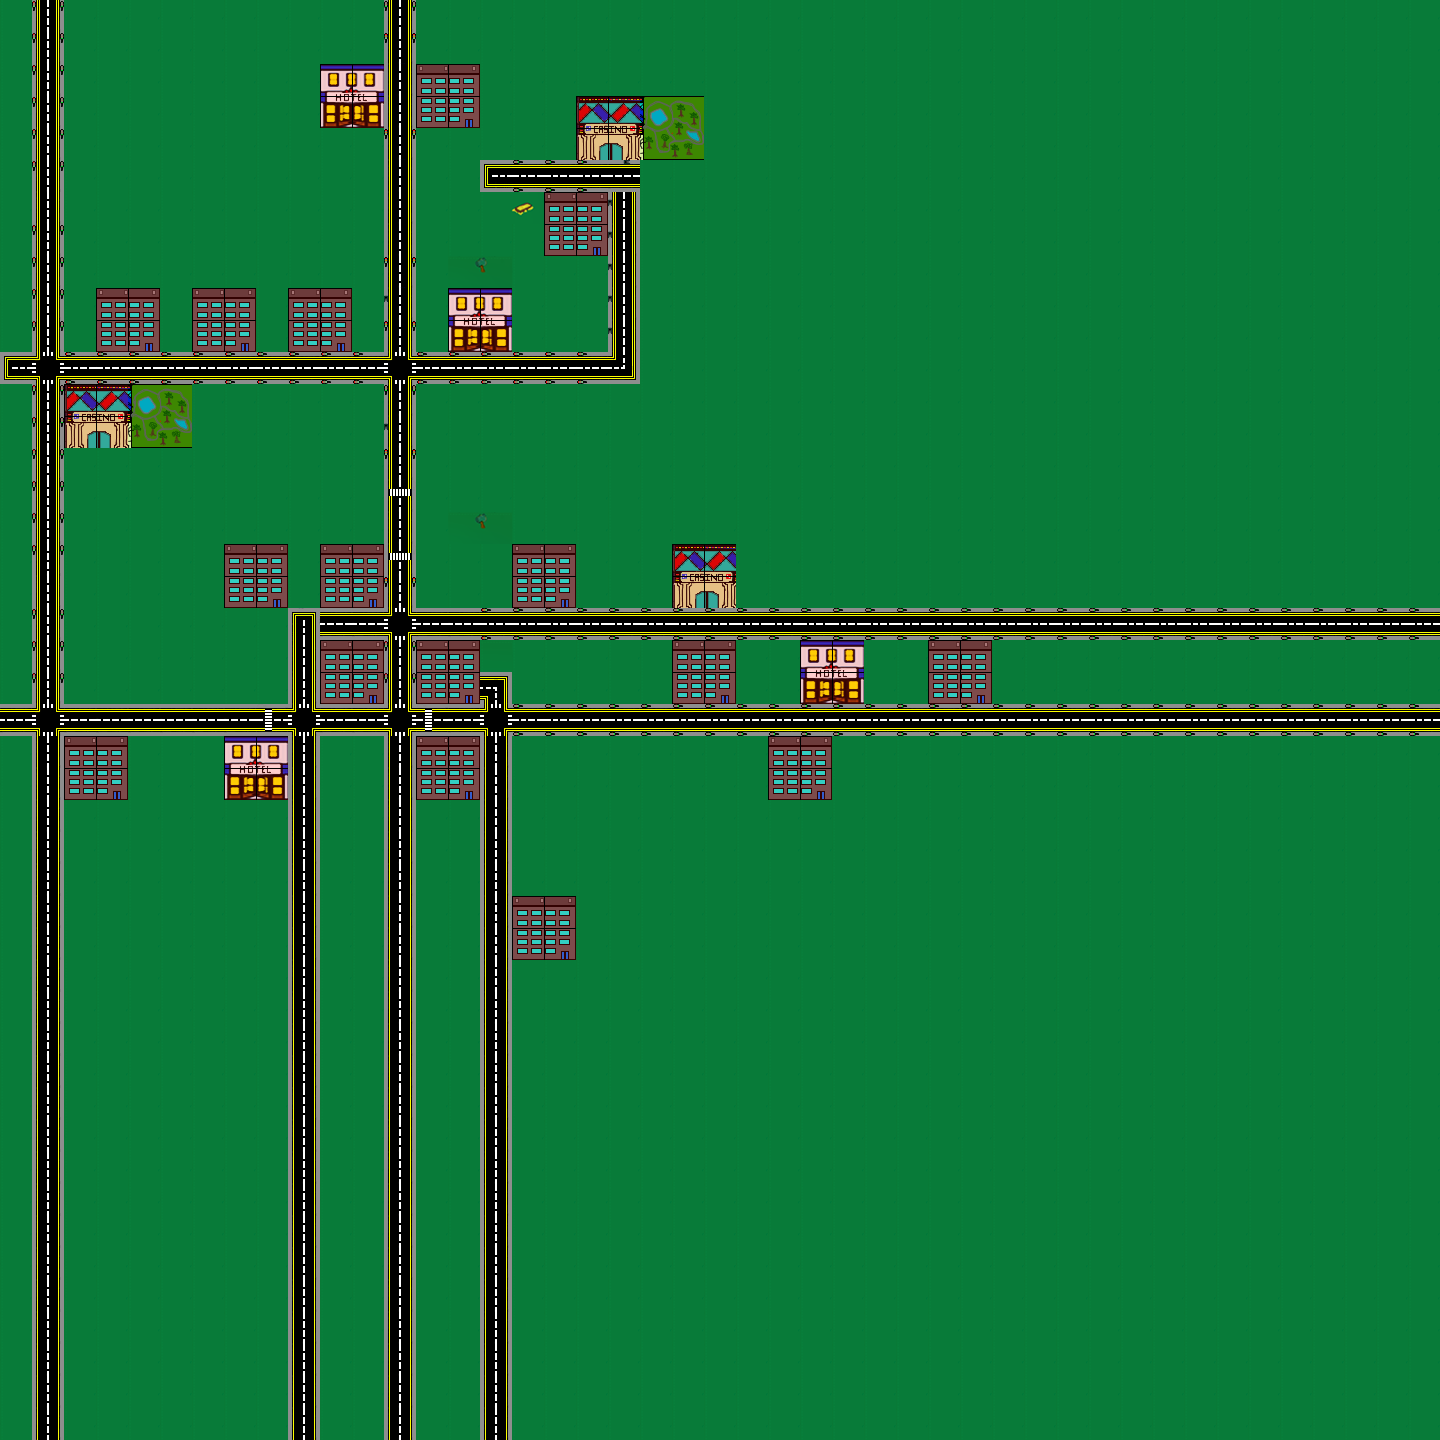

The image is a tile-based game level rendered from a .tmx file. Its description and source (layers, tilesets, objects; grid data summarised) follow:
An orthogonal 45x45 tile map with 32x32 px tiles, 2 tile layers (Background, Meta), 2 tilesets and 1 object (spawnPoint).

<map version="1.0" orientation="orthogonal" renderorder="right-down" width="45" height="45" tilewidth="32" tileheight="32" nextobjectid="3">
 <tileset firstgid="1" name="tilemapsheet" tilewidth="32" tileheight="32" tilecount="400" columns="20">
  <image source="tilemapsheet.png" width="640" height="640" />
  <tile id="5">
   <properties>
    <property name="type" value="top-left" />
   </properties>
  </tile>
  <tile id="6">
   <properties>
    <property name="type" value="top-right" />
   </properties>
  </tile>
  <tile id="9">
   <properties>
    <property name="type" value="top-left" />
   </properties>
  </tile>
  <tile id="10">
   <properties>
    <property name="type" value="top-right" />
   </properties>
  </tile>
  <tile id="13">
   <properties>
    <property name="type" value="top-left" />
   </properties>
  </tile>
  <tile id="14">
   <properties>
    <property name="type" value="top-right" />
   </properties>
  </tile>
  <tile id="25">
   <properties>
    <property name="type" value="bottom-left" />
   </properties>
  </tile>
  <tile id="26">
   <properties>
    <property name="type" value="bottom-right" />
   </properties>
  </tile>
  <tile id="29">
   <properties>
    <property name="type" value="bottom-left" />
   </properties>
  </tile>
  <tile id="30">
   <properties>
    <property name="type" value="bottom-right" />
   </properties>
  </tile>
  <tile id="33">
   <properties>
    <property name="type" value="bottom-left" />
   </properties>
  </tile>
  <tile id="34">
   <properties>
    <property name="type" value="bottom-right" />
   </properties>
  </tile>
 </tileset>
 <tileset firstgid="401" name="meta_tiles" tilewidth="32" tileheight="32" tilecount="2" columns="2">
  <image source="meta_tiles.png" width="67" height="34" />
  <tile id="0">
   <properties>
    <property name="Collidable" value="True" />
   </properties>
  </tile>
 </tileset>
 <layer name="Background" width="45" height="45">
  <data>[2025 cells, 2025 non-empty, 39 distinct tile ids]</data>
 </layer>
 <objectgroup name="Objects">
  <object id="1" name="spawnPoint" x="143.583" y="656.25" />
 </objectgroup>
 <layer name="Meta" width="45" height="45">
  <data>[2025 cells, 92 non-empty, 1 distinct tile ids]</data>
 </layer>
</map>
